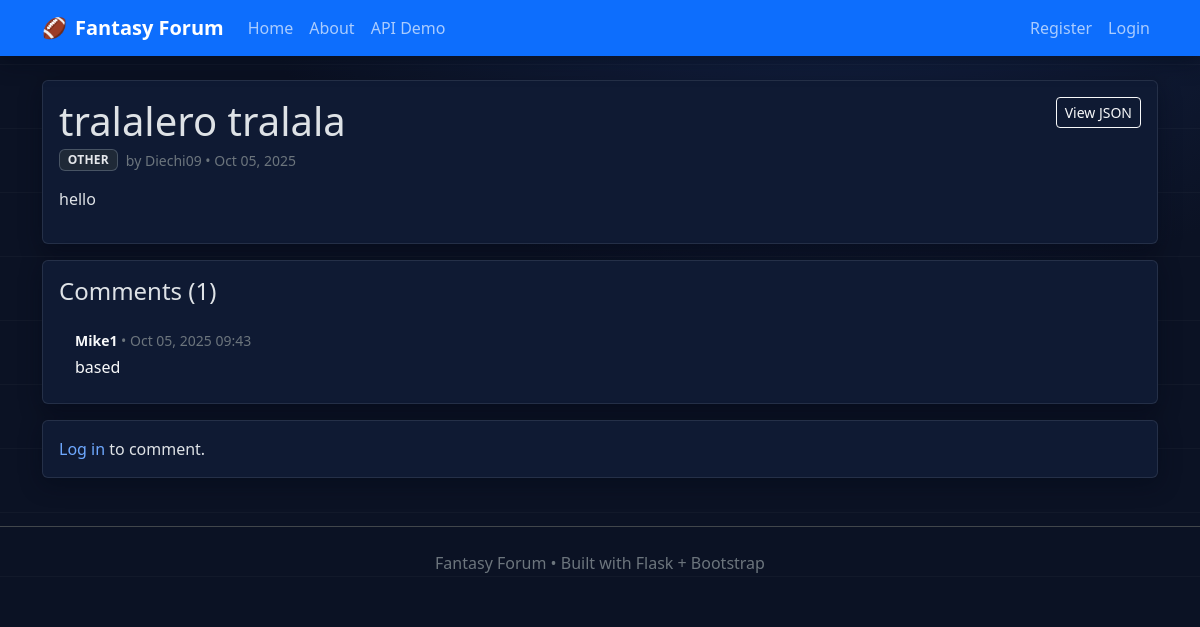
Before: /post/4 with the older database file.
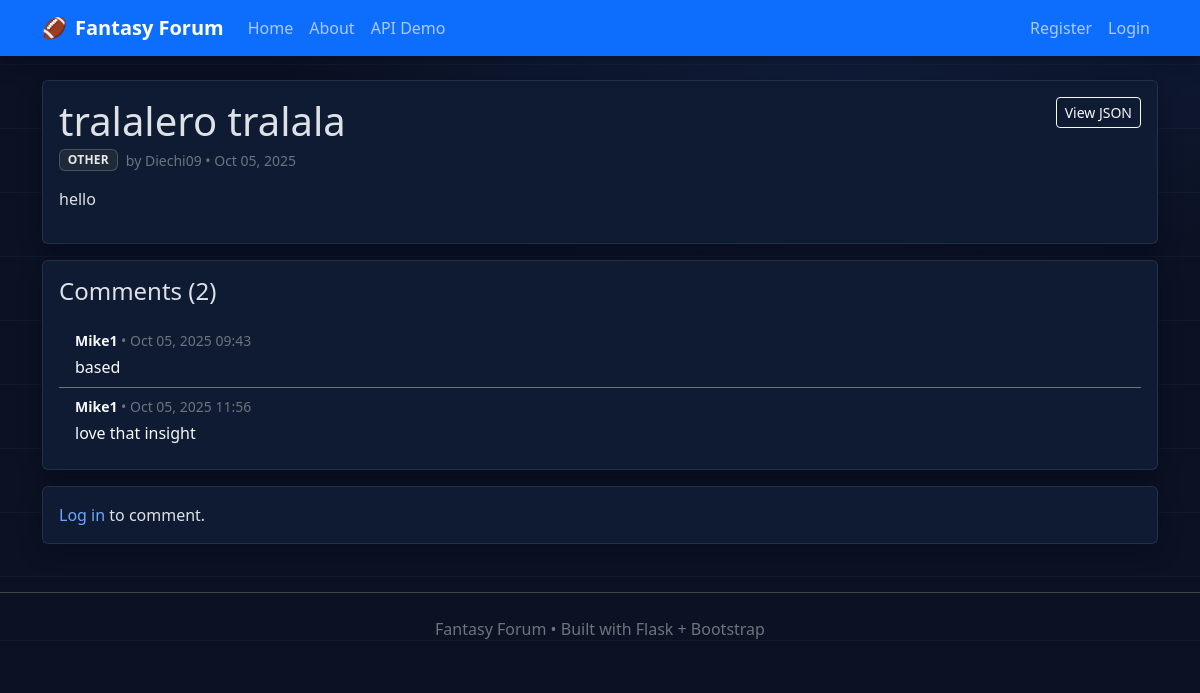
After: the same page with the newer database file.
### app.py (models this page shows, shortened)
class Comment(db.Model):
    id = db.Column(db.Integer, primary_key=True)
    content = db.Column(db.Text, nullable=False)
    date_posted = db.Column(db.DateTime, nullable=False, default=datetime.utcnow)
    user_id = db.Column(db.Integer, db.ForeignKey('user.id'), nullable=False)
    post_id = db.Column(db.Integer, db.ForeignKey('post.id'), nullable=False)

class User(db.Model, UserMixin):
    id = db.Column(db.Integer, primary_key=True)
    username = db.Column(db.String(20), unique=True, nullable=False)
    email = db.Column(db.String(120), unique=True, nullable=False)
    image_file = db.Column(db.String(20), nullable=False, default='default.jpg')
    password_hash = db.Column(db.String(128), nullable=False)
    posts = db.relationship('Post', backref='author', lazy=True)
    comments = db.relationship('Comment', backref='author', lazy=True)

### app.py (the view)
@app.route("/post/<int:post_id>")
def post_detail(post_id):
    post = Post.query.get_or_404(post_id)
    return render_template("post_detail.html", title=post.title, post=post)

### app.py (called while the page is built)
@app.context_processor
def inject_csrf_token():
    return dict(csrf_token=generate_csrf)

### templates/post_detail.html (shortened to what this page needs)
{% extends "base.html" %}
{% block content %}
  <div class="card ff-card ff-shadow mb-3">
    <div class="card-body">
      <div class="d-flex justify-content-between align-items-start gap-3">
        <div>
          <h1 class="mb-1">{{ post.title }}</h1>
          <div class="d-flex align-items-center gap-2">
            <span class="badge badge-flair flair-{{ post.flair }}">{{ post.flair.replace('_',' ') }}</span>
            <small class="text-secondary">by {{ post.author.username }} • {{ post.date_posted.strftime('%b %d, %Y') }}</small>
          </div>
        </div>
        <a class="btn btn-sm btn-outline-light" href="/api/posts/{{ post.id }}">View JSON</a>
      </div>
      <p class="mt-3 mb-3" style="white-space:pre-wrap;">{{ post.content }}</p>
    </div>
  </div>
  <div class="card ff-card ff-shadow mb-3">
    <div class="card-body">
      <h4 class="mb-3">Comments ({{ post.comments|length }})</h4>
      {% if post.comments %}
        <ul class="list-group list-group-flush">
          {% for c in post.comments|sort(attribute='date_posted') %}
            <li class="list-group-item bg-transparent text-light border-secondary">
              <div class="small text-secondary mb-1">
                <strong class="text-light">{{ c.author.username }}</strong>
                • {{ c.date_posted.strftime('%b %d, %Y %H:%M') }}
              </div>
              <div style="white-space:pre-wrap;">{{ c.content }}</div>
            </li>
          {% endfor %}
        </ul>
      {% else %}
        <p class="mb-0 text-secondary">No comments yet.</p>
      {% endif %}
    </div>
  </div>
  <div class="card ff-card ff-shadow">
    <div class="card-body">
      {% if current_user.is_authenticated %}
        <form method="POST" action="{{ url_for('add_comment', post_id=post.id) }}" novalidate>
          <input type="hidden" name="csrf_token" value="{{ csrf_token() }}">
          <div class="mb-2">
            <label for="content" class="form-label fw-semibold">Add a comment</label>
            <textarea id="content" name="content" rows="4" class="form-control bg-dark text-light" required></textarea>
          </div>
          <button class="btn btn-light fw-semibold" type="submit">Comment</button>
        </form>
      {% else %}
        <p class="mb-0"><a href="{{ url_for('login') }}">Log in</a> to comment.</p>
      {% endif %}
    </div>
  </div>
{% endblock %}

Changed rows visible on the page:
added Comment: author.username "Mike1", date_posted "Oct 05, 2025 11:56", content "love that insight"
Other visible differences:
{{ post.comments|length }}: "1" → "2"
